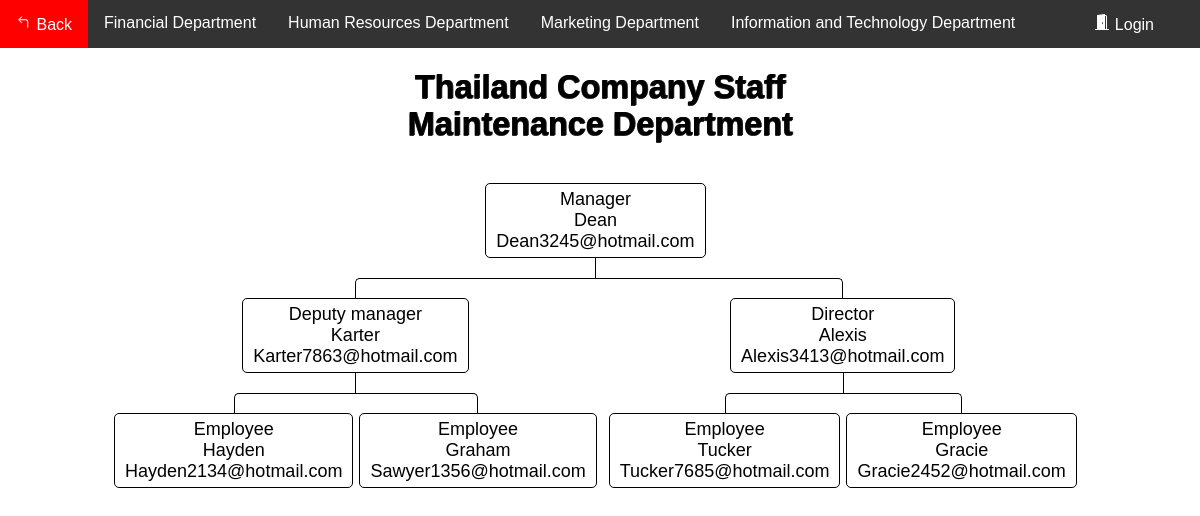
Screenshot of /Flowchart/flowchart_Tha_M.php with the database file from the repository.
### tables this page shows
CREATE TABLE `department_tha` (
  `ID` double NOT NULL,
  `Name` varchar(100) DEFAULT NULL,
  `email` varchar(100) DEFAULT NULL,
  `department` varchar(100) DEFAULT NULL,
  `Number` varchar(100) DEFAULT NULL,
  `position` varchar(100) DEFAULT NULL
);

### Flowchart/data_Tha.php (called while the page is built, shortened)
<?php
    require_once "config.php";
    $sql = "SELECT * from department_tha where ID ='1015'";
    $result = $link->query($sql);
        if ($result->num_rows > 0) {
            while ($row = $result->fetch_assoc()) {
                $Name1015 = $row['Name'];
                $email1015 = $row['email'];
            }
        }
        $sql = "SELECT * from department_tha where ID ='1016'";
    $result = $link->query($sql);
        if ($result->num_rows > 0) {
            while ($row = $result->fetch_assoc()) {
                $Name1016 = $row['Name'];
                $email1016 = $row['email'];
            }
        }
    $sql = "SELECT * from department_tha where ID ='1017'";
    $result = $link->query($sql);
        if ($result->num_rows > 0) {
            while ($row = $result->fetch_assoc()) {
                $Name1017 = $row['Name'];
                $email1017 = $row['email'];
            }
        }
    $sql = "SELECT * from department_tha where ID ='1018'";
    $result = $link->query($sql);
        if ($result->num_rows > 0) {
            while ($row = $result->fetch_assoc()) {
                $Name1018 = $row['Name'];
                $email1018 = $row['email'];
            }
        }
    $sql = "SELECT * from department_tha where ID ='1019'";
    $result = $link->query($sql);
        if ($result->num_rows > 0) {
            while ($row = $result->fetch_assoc()) {
                $Name1019 = $row['Name'];
            }
        }
    $sql = "SELECT * from department_tha where ID ='1020'";
    $result = $link->query($sql);
        if ($result->num_rows > 0) {
            while ($row = $result->fetch_assoc()) {
                $Name1020 = $row['Name'];
                $email1020 = $row['email'];
            }
        }
    $sql = "SELECT * from department_tha where ID ='1021'";
    $result = $link->query($sql);
        if ($result->num_rows > 0) {
            while ($row = $result->fetch_assoc()) {
                $Name1021 = $row['Name'];
                $email1021 = $row['email'];
            }
        }
    $sql = "SELECT * from department_tha where ID ='1033'";
    $result = $link->query($sql);
        if ($result->num_rows > 0) {
            while ($row = $result->fetch_assoc()) {
                $email1033 = $row['email'];
            }
        }
?>

### Flowchart/flowchart_Tha_M.php (the view, shortened to what this page needs)
<?php
require_once "data_Tha.php";
?>
<!DOCTYPE html>
<html lang="en">
<head>
	<link rel="stylesheet" href="style.css">
</head>
<body>
<div class="navbar">
            <a href="../HomePages/Home.php">
			 Back</a>
			<a href="flowchart_Tha_F.php">Financial Department</a>
			<a href="flowchart_Tha_HR.php">Human Resources Department</a>
			<a href="flowchart_Tha_Ma.php">Marketing Department</a>
			<a href="flowchart_Tha_IT.php">Information and Technology Department</a>
			 <?php
                if(isset($_SESSION["loggedin"]) && $_SESSION["loggedin"] === true){
			?>
				<a href="../AccountSystem1/welcome.php" class="a1">
				<svg width="1em" height="1em" viewBox="0 0 16 16" class="bi bi-house-door-fill" fill="currentColor" xmlns="http://www.w3.org/2000/svg">
					<path d="M6.5 10.995V14.5a.5.5 0 0 1-.5.5H2a.5.5 0 0 1-.5-.5v-7a.5.5 0 0 1 .146-.354l6-6a.5.5 0 0 1 .708 0l6 6a.5.5 0 0 1 .146.354v7a.5.5 0 0 1-.5.5h-4a.5.5 0 0 1-.5-.5V11c0-.25-.25-.5-.5-.5H7c-.25 0-.5.25-.5.495z"/>
					<path fill-rule="evenodd" d="M13 2.5V6l-2-2V2.5a.5.5 0 0 1 .5-.5h1a.5.5 0 0 1 .5.5z"/>
				</svg>
				Home</a>
			<?php
                }else{
			?>
				<a href="../AccountSystem1/login.php" class="a1">
				Login</a>
			<?php
                }
            ?>
        </div>
<div>
<div>
	<br>
	<h1>Thailand Company Staff<br>Maintenance Department</h1>
	<nav class="nav">
							<ul style="text-align: center;">
								<li>
									<a href="#">Manager<br><?php echo $Name1015; ?><br><?php echo $email1015; ?></a>
										<ul>
											<li>
												<a href="#">Deputy manager<br><?php echo $Name1016; ?><br><?php echo $email1016; ?></a>
													<ul>
														<li>
															<a href="#">Employee<br><?php echo $Name1018; ?><br><?php echo $email1018; ?></a>
																<li>
																	<a href="#">Employee<br><?php echo $Name1019; ?><br><?php echo $email1033; ?></a>
																</li>
														</li>
													</ul>
														<li>
															<a href="#">Director<br><?php echo $Name1017; ?><br><?php echo $email1017; ?></a>
															<ul>
																<li>
																	<a href="#">Employee<br><?php echo $Name1020; ?><br><?php echo $email1020; ?></a>
																	<li>
																		<a href="#">Employee<br><?php echo $Name1021; ?><br><?php echo $email1021; ?></a>
																	</li>
																</li>
															</ul>
														</li>
													</li>
												</ul>
											</li>
										</ul>
	</nav>
</div>
</body>
</html>

### Flowchart/style.css (style rules this page uses)
*, *:before, *:after { -webkit-box-sizing: border-box; -moz-box-sizing: border-box; box-sizing: border-box; }
* { position: relative; margin: 0; padding: 0; border: 0 none; transition: all ease .4s; }
html, body { width: 100%; height: 100%; font-family: 'Fjalla One', sans-serif; font-size: 18px; }
.nav ul { position: relative; padding-top: 20px; }
.nav li { position: relative; padding: 20px 3px 0 3px; float: left; text-align: center; list-style-type: none; }
.nav li::before, .nav li::after { content: ''; position: absolute; top: 0; right: 50%; width: 50%; height: 20px; border-top: 1px solid #000000; }
.nav li::after { left: 50%; right: auto; border-left: 1px solid #000000; }
.nav li:only-child::after, .nav li:only-child::before { content: ''; display: none; }
.nav li:only-child { padding-top: 0; }
.nav li:first-child::before, .nav li:last-child::after { border: 0 none; }
.nav li:last-child::before { border-right: 1px solid #000000; border-radius: 0 5px 0 0; }
.nav li:first-child::after { border-radius: 5px 0 0 0; }
.nav ul ul::before { content: ''; position: absolute; top: 0; left: 50%; border-left: 1px solid #000000; width: 0; height: 20px; }
.nav li a { display: inline-block; padding: 5px 10px; border-radius: 5px; border: 1px solid #000000; text-decoration: none; color: #000000; font-family: arial, verdana, tahoma; font-size: 18px; }
.navbar { overflow: hidden; background-color: #333; font-family: Arial, Helvetica, sans-serif; }
.navbar a { float: left; font-size: 16px; color: white; text-align: center; padding: 14px 16px; text-decoration: none; }
.a1 { position: absolute; right: 30px; }

### Flowchart/flowchart_Tha_M.php (style rules this page uses)
h1 { color: #000000; text-align: center; font-size: 1.8rem; text-shadow: rgba(0,0,0,0.6) 1px 0, rgba(0,0,0,0.6) 1px 0, rgba(0,0,0,0.6) 0 1px, rgba(0,0,0,0.6) 0 1px; }
.nav { margin: 20px auto; width: 990px; min-height: auto; text-align: center; }

### rows the page displays
department_tha: Name "Dean", email "Dean3245@hotmail.com"
department_tha: Name "Karter", email "Karter7863@hotmail.com"
department_tha: Name "Hayden", email "Hayden2134@hotmail.com"
department_tha: Name "Graham"
department_tha: email "Sawyer1356@hotmail.com"
department_tha: Name "Alexis", email "Alexis3413@hotmail.com"
department_tha: Name "Tucker", email "Tucker7685@hotmail.com"
department_tha: Name "Gracie", email "Gracie2452@hotmail.com"
